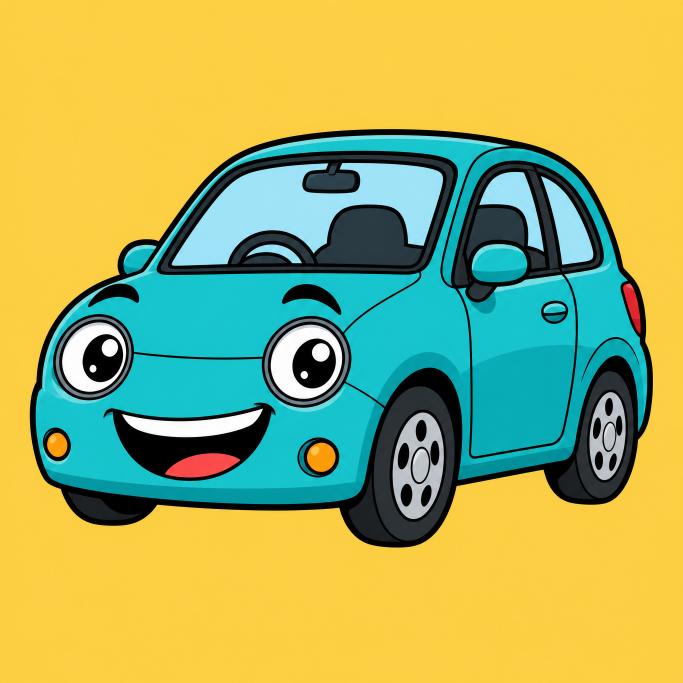
#> input picture branding/carveteran/sparky.png, 2048 x 2048 px (shown at 1/3 size)
$ python -i make_faces.py   (imports and definitions only)
#> lines starting #> are read from the running program, lines starting #| are printed output that depends on the picture
"""
make_faces.py
Cut the two 2x2 expression grids into the 8 transparent character PNGs the
dialogue renderer overlays, and give each one a drop shadow.

Always regenerates from the grids, so it is safe to re-run -- the shadow is
never applied twice to an already-shadowed file.

    python scripts/make_faces.py
"""

from collections import deque
from pathlib import Path

from PIL import Image, ImageFilter

ROOT = Path(__file__).resolve().parent.parent
SRC = ROOT / "branding" / "carveteran"
OUT = SRC / "faces"

GRIDS = {
    "rusty": ("rusty_grid.png", ["deadpan", "smug", "eyeroll", "explaining"]),
    "sparky": ("sparky_grid.png", ["happy", "question", "shocked", "delighted"]),
}

TOL = 42              # colour distance treated as "same as the background"
SHADOW_BLUR = 14
SHADOW_ALPHA = 150    # 0-255
SHADOW_OFFSET = (10, 12)


# [24 lines left out: function strip_bg, not called in this run]


def add_shadow(im: Image.Image) -> Image.Image:
    """Soft dark shadow behind the character.

    Without it a character disappears into a background of the same colour --
    orange Rusty over an orange car was the case that prompted this. The shadow
    separates them from ANY background, which an outline colour cannot do.

    The canvas grows by the blur plus the offset so the shadow is never clipped;
    the render scales on width, so a slightly wider PNG just means the character
    sits fractionally smaller, not shifted.
    """
    pad = SHADOW_BLUR * 2
    w, h = im.size
    canvas = Image.new("RGBA", (w + pad * 2, h + pad * 2), (0, 0, 0, 0))

    shadow = Image.new("RGBA", canvas.size, (0, 0, 0, 0))
    alpha = im.getchannel("A").point(lambda a: SHADOW_ALPHA if a > 8 else 0)
    solid = Image.new("RGBA", im.size, (0, 0, 0, 255))
    solid.putalpha(alpha)
    shadow.paste(solid, (pad + SHADOW_OFFSET[0], pad + SHADOW_OFFSET[1]))
    shadow = shadow.filter(ImageFilter.GaussianBlur(SHADOW_BLUR))

    canvas = Image.alpha_composite(canvas, shadow)
    canvas.paste(im, (pad, pad), im)
    return canvas


# [22 lines left out: function main, not called in this run]


# [2 lines not run here, left out]

>>> import cv2
>>> picture = cv2.imread('../branding/carveteran/sparky.png', cv2.IMREAD_GRAYSCALE)
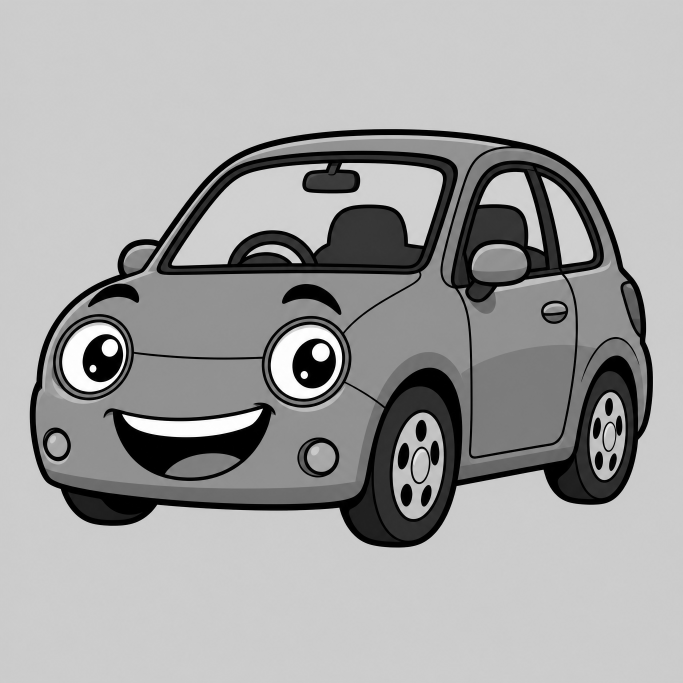
#> picture: shape (2048, 2048) (shown at 1/3 size); min 0, max 255, mean 163.6
#> (the run stopped early here; a loop or call above may not have finished)
